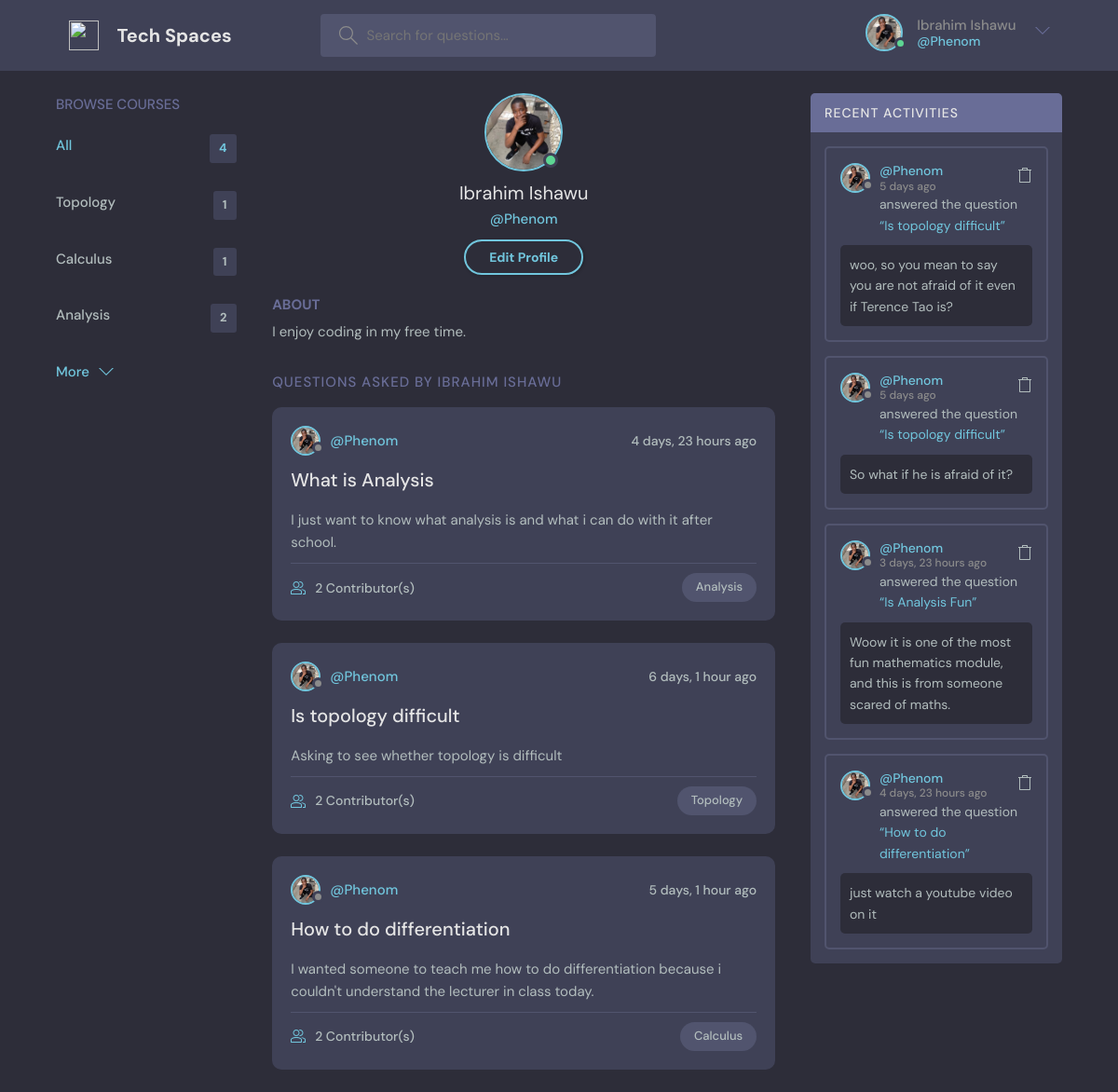
/accounts/Phenom/profile/view/ (signed in), run on an earlier commit of the app's database.
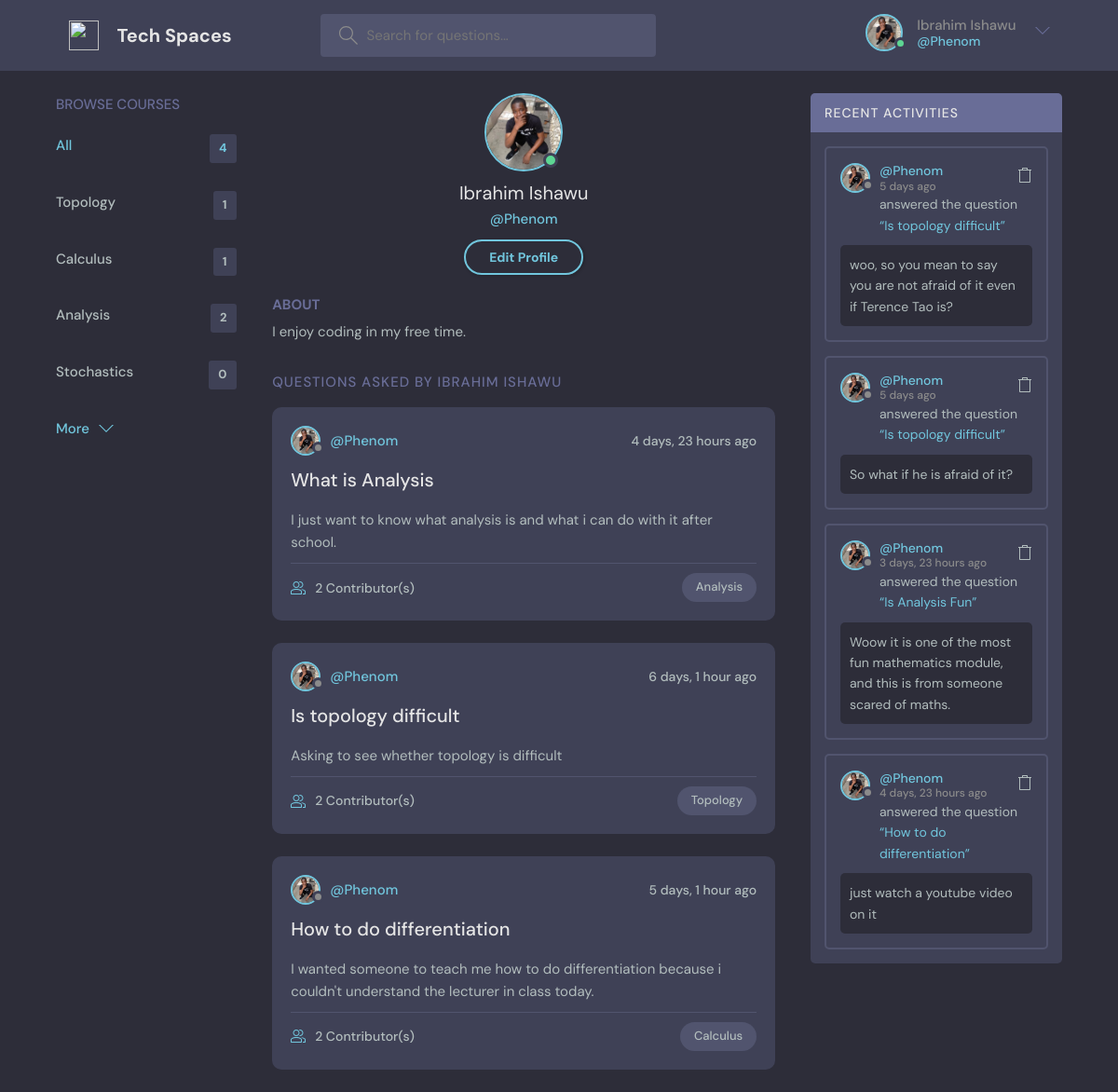
And on a later commit of the database.
### core/models.py (models this page shows, shortened)
class User(AbstractUser):
    name = models.CharField(max_length=200, null=True)
    email = models.EmailField(unique=True, null=True)
    bio = models.TextField(null=True)
    avatar = models.ImageField(null=True, default='avatar.svg', upload_to='avatars')
    REQUIRED_FIELDS = []

class Course(models.Model):
    name = models.CharField(max_length=200)
    def __str__(self):
        return self.name

class Question(models.Model):
    student = models.ForeignKey(User, on_delete=models.SET_NULL, null=True)
    course = models.ForeignKey(Course, on_delete=models.SET_NULL, null=True)
    name = models.CharField(max_length=200)
    description = models.TextField(null=True, blank=True)
    contributors = models.ManyToManyField(User, related_name='participants', blank=True)
    updated = models.DateTimeField(auto_now=True)
    created = models.DateTimeField(auto_now_add=True)
    class Meta:
        ordering = ["-updated", "-created"]

class Answer(models.Model):
    student = models.ForeignKey(User, on_delete=models.CASCADE)
    question = models.ForeignKey(Question, on_delete=models.CASCADE)
    body = models.TextField()
    updated = models.DateTimeField(auto_now=True)
    created = models.DateTimeField(auto_now_add=True)
    up_votes = models.PositiveIntegerField(default=0)
    down_votes = models.PositiveIntegerField(default=0)
    class Meta:
        ordering = ["-up_votes", "-created"]

### user_authentication/views.py (the view)
# urls.py: path('<username>/profile/view/', views.ProfileView.as_view(), name='profile'),
class ProfileView(View):
    def get(self, request, username):
        get_user = get_object_or_404(User, username=username)
        user_answers = get_user.answer_set.all()
        user_questions = get_user.question_set.all()
        courses = Course.objects.filter()
        question_count = Question.objects.all().count()
        context = {
            'user': get_user,
            'query_questions': user_questions,
            'student_answers': user_answers,
            'courses': courses,
            'question_count': question_count,
        }
        return render(request, 'user_authentication/profile.html', context)

### user_authentication/templates/user_authentication/profile.html (shortened to what this page needs)
{% extends 'core/base.html' %}
{% block content %}
  <main class="profile-page layout layout--3">
    <div class="container">
      {% include 'core/_courses.html' %}
      <div class="roomList">
        <div class="profile">
          <div class="profile__avatar">
            <div class="avatar avatar--large active">
              <img src="{{ user.avatar.url }}" />
            </div>
          </div>
          <div class="profile__info">
            <h3>{{ user.name }}</h3>
            <p>@{{ user.username }}</p>
            {% if request.user == user %}
              <a href="{% url 'update_profile' %}" class="btn btn--main btn--pill">Edit Profile</a>
            {% endif %}
          </div>
          <div class="profile__about">
            <h3>About</h3>
            <p>{{ user.bio }}
            </p>
          </div>
        </div>
        <div class="roomList__header">
          <div>
            <h2>Questions asked by {{ user.name }}</a>
            </h2>
          </div>
        </div>
        {% for question in query_questions %}
          <div class="roomListRoom">
            <div class="roomListRoom__header">
              <a href="{% url 'profile' question.student.username %}" class="roomListRoom__author">
                <div class="avatar avatar--small">
                  <img src="{{ question.student.avatar.url }}" />
                </div>
                <span>@{{ question.student.username }}</span>
              </a>
              <div class="roomListRoom__actions">
                <span>{{ question.created | timesince }} ago</span>
              </div>
            </div>
            <div class="roomListRoom__content">
              <a href="{% url 'get_question' question.id %}">{{ question.name }}</a>
              <p>
                {{ question.description }}
              </p>
            </div>
            <div class="roomListRoom__meta">
              <a href="{% url 'get_question' question.id %}" class="roomListRoom__joined">
                {{ question.contributors.all.count }} Contributor(s)
              </a>
              <p class="roomListRoom__topic">{{ question.course }}</p>
            </div>
          </div>
        {% endfor %}
      </div>
      <div class="activities">
        <div class="activities__header">
          <h2>Recent Activities</h2>
        </div>
        {% for answer in student_answers %}
          <div class="activities__box">
            <div class="activities__boxHeader roomListRoom__header">
              <a href="{% url 'profile' answer.student.username %}" class="roomListRoom__author">
                <div class="avatar avatar--small">
                  <img src="{{ answer.student.avatar.url }}" />
                </div>
                <p>
                  @{{ answer.student.username }}
                  <span>{{ answer.created | timesince }} ago</span>
                </p>
              </a>
              <div class="roomListRoom__actions">
              {% if request.user == answer.student %}
                <a href="{% url 'delete_answer' answer.id %}">
                </a>
              {% endif %}
              </div>
            </div>
            <div class="activities__boxContent">
              <p>answered the question
              <a href="{% url 'get_question' answer.question.id %}">
              “{{ answer.question.name }}”</a></p>
              <div class="activities__boxRoomContent">
                {{ answer.body }}
              </div>
            </div>
          </div>
        {% endfor %}
      </div>
    </div>
  </main>
{% endblock content %}

### core/templates/core/base.html (shortened to what this page needs)
{% load static %}
<!DOCTYPE html>
<html lang="en">
  <head>
    <link rel="stylesheet" href="{% static 'core/css/main.css' %} " />
  </head>
  <body>
    {% include 'core/_header.html' %}
    {% block content %}
    {% endblock content %}
  </body>
</html>

### core/templates/core/_header.html (shortened to what this page needs)
<header class="header header--loggedIn">
      <div class="container">
        <a href="/" class="header__logo">
          <img src="assets/logo.svg" />
          <h1>Tech Spaces</h1>
        </a>
        <form class="header__search">
          <label>
            <input name='query' placeholder="Search for questions..." />
          </label>
        </form>
        <nav class="header__menu">
          <div class="header__user">
            <a href="{% url 'update_profile' %}">
              <div class="avatar avatar--medium active">
                <img src="{{ request.user.avatar.url }}" />
              </div>
              <p>{{ request.user.name }} <span>@{{ request.user.username }}</span></p>
            </a>
            <button class="dropdown-button">
              <svg version="1.1" xmlns="http://www.w3.org/2000/svg" width="32" height="32" viewBox="0 0 32 32">
                <title>chevron-down</title>
                <path d="M16 21l-13-13h-3l16 16 16-16h-3l-13 13z"></path>
              </svg>
            </button>
          </div>
        </nav>
      </div>
    </header>

### core/templates/core/_courses.html
<div class="topics">
            <div class="topics__header">
                <h2>Browse Courses</h2>
            </div>
            <ul class="topics__list">
                <li>
                    <a href="/" class="active">All <span>{{ question_count }}</span></a>
                </li>
                {% for course in courses %}
                    <li>
                        <a href="{% url 'home' %}?query={{ course.name }}">{{ course }} <span>
                        {{ course.question_set.all.count }}</span></a>
                    </li>
                {% endfor %}
            </ul>
            <a class="btn btn--link" href="topics.html">
                More
                <svg version="1.1" xmlns="http://www.w3.org/2000/svg" width="32" height="32" viewBox="0 0 32 32">
                <title>chevron-down</title>
                <path d="M16 21l-13-13h-3l16 16 16-16h-3l-13 13z"></path>
                </svg>
            </a>
            </div>

What changed in the data, as far as the page shows it:
added Course: name "Stochastics", question_set.all.count "0"
